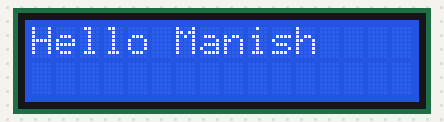
A sketch run on a simulated Arduino Uno, built with avr-gcc and run on an emulated ATmega328P. On the bench: 16×2 character LCD.

Above: at 0.1 s.
At 3.1 s:
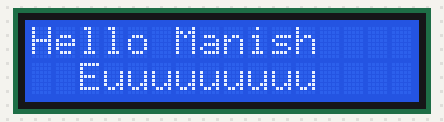
At 6.1 s:
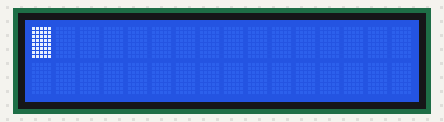
At 9.1 s:
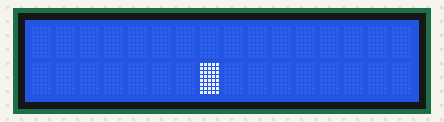
At 12.1 s:
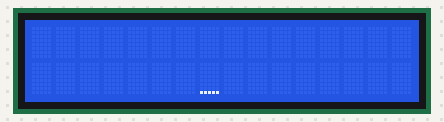

The sketch:

LCD-screen.ino
```cpp
#include <LiquidCrystal.h>

LiquidCrystal LCD(1,2,4,5,6,7);


void setup() {
  LCD.begin(16,2);
}

void loop() {
  LCD.print("Hello Manish");
  delay(3000);

  LCD.setCursor(2,1);
  LCD.print("Euuuuuuuuu");
  delay(3000);

  LCD.clear();

  LCD.blink();
  delay(3000);

  LCD.setCursor(7,1);
  delay(3000);
  LCD.noBlink();

  LCD.cursor();
  delay(4000);
  LCD.noCursor();

  LCD.clear();
}
```

Measured:
- by itself, everything shown: repeats every 16.0 s, in 6 steps
- what the display in image 1 shows lasts 3.0 s, from 3.1 s to 6.1 s
